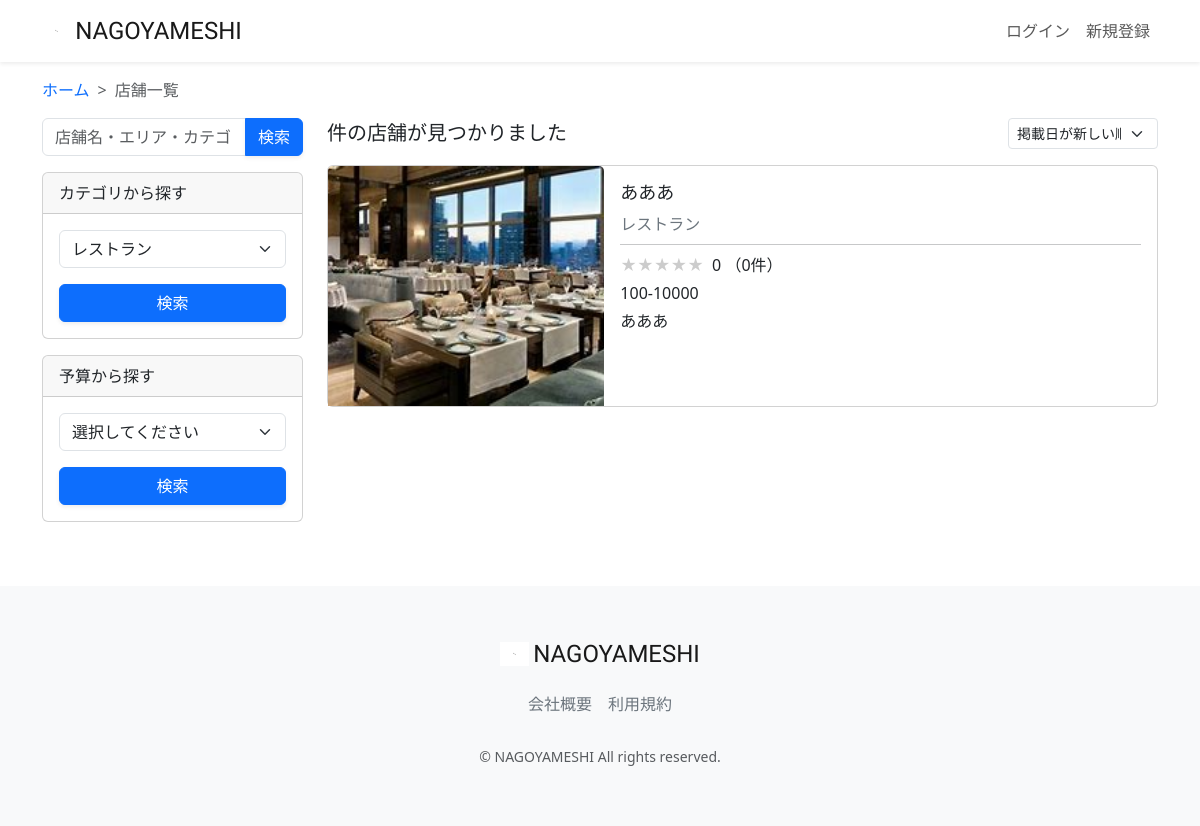
Screenshot of /restaurant-list/?category=レストラン&button_type=category with the database file from the repository.
### restaurant/models.py (models this page shows, shortened)
class Restaurant(models.Model):
    name = models.CharField(verbose_name='店舗名', max_length=64)
    description = models.CharField(verbose_name='説明', max_length=128)
    price = models.CharField(verbose_name='価格帯', max_length=32)
    zip_code = models.CharField(verbose_name='郵便番号', max_length=32)
    address = models.CharField(verbose_name='住所', max_length=128)
    business_time = models.CharField(verbose_name='営業時間', max_length=64)
    close_day_of_week = models.CharField(verbose_name='定休日', max_length=32)
    seats_number = models.CharField(verbose_name='座席数', max_length=32)
    category = models.ForeignKey(Category, verbose_name='カテゴリー', on_delete=models.PROTECT)
    rate = models.FloatField(verbose_name='レート', default=0.0)
    review_num = models.IntegerField(verbose_name='レビュー数', default=0)
    reservation_num = models.IntegerField(verbose_name='予約数', default=0)
    photo = models.ImageField(verbose_name='写真', blank=True, null=True)
    created_at = models.DateTimeField(verbose_name='作成日時', auto_now_add=True)
    updated_at = models.DateTimeField(verbose_name='更新日時', auto_now=True)
    class Meta:
        verbose_name_plural = 'Restaurant'

class Category(models.Model):
    name = models.CharField(verbose_name='カテゴリー名', max_length=64)
    photo = models.ImageField(verbose_name='写真', blank=True, null=True)
    class Meta:
        verbose_name_plural = 'Category'
    def __str__(self):
        return self.name

### restaurant/views.py (the view, shortened to what this page needs)
# urls.py: path("restaurant-list/", views.RestaurantListView.as_view(),
class RestaurantListView(generic.ListView):
    template_name = "restaurant_list.html"
    model = models.Restaurant
    def get_context_data(self, **kwargs):
        context = super(RestaurantListView, self).get_context_data(**kwargs)
        keyword = self.request.GET.get('keyword')
        category = self.request.GET.get('category')
        price = self.request.GET.get('price')
        select_sort = self.request.GET.get('select_sort')
        button_type = self.request.GET.get('button_type')
        keyword = keyword if keyword is not None else ''
        category = category if category is not None else ''
        price = price if price is not None else '0'
        select_sort = select_sort if select_sort is not None else '-created_at'
        self.request.session['select_sort'] = select_sort
        if button_type == 'keyword':
            self.request.session['keyword_session'] = keyword
            self.request.session['category_session'] = ''
            self.request.session['price_session'] = '0'
        elif button_type == 'category':
            self.request.session['category_session'] = category
            self.request.session['keyword_session'] = ''
            self.request.session['price_session'] = '0'
        elif button_type == 'price':
            self.request.session['price_session'] = price
            self.request.session['keyword_session'] = ''
            self.request.session['category_session'] = ''
        elif button_type == 'select_sort':
            self.request.session['select_sort'] = select_sort
        keyword_session = self.request.session.get('keyword_session')
        category_session = self.request.session.get('category_session')
        price_session = self.request.session.get('price_session')
        select_sort_session = self.request.session.get('select_sort')
        restaurant_list = models.Restaurant.objects.filter(
            Q(name__icontains=keyword_session) |
            Q(address__icontains=keyword_session) |
            Q(category__name__icontains=keyword_session)
        )
        restaurant_list = restaurant_list.filter(category__name__icontains=category_session)
        restaurant_list = restaurant_list.order_by(select_sort_session)
        category_list = models.Category.objects.all()
        average_rate_list = []
        average_rate_star_list = []
        rate_num_list = []
        for restaurant in restaurant_list:
            average_rate = models.Review.objects.filter(restaurant=restaurant).aggregate(Avg('rate'))
            average_rate = average_rate['rate__avg'] if average_rate['rate__avg'] is not None else 0
            average_rate_list.append(round(average_rate, 2))
            if average_rate % 1 == 0:
                average_rate = int(average_rate)
            else:
                average_rate = round(average_rate * 2) / 2
            average_rate_star_list.append(average_rate)
            rate_num = models.Review.objects.filter(restaurant=restaurant).count()
            rate_num_list.append(rate_num)
        context.update({
            'category_list': category_list,
            'keyword_session': keyword_session,
            'category_session': category_session,
            'price_session': price_session,
            'select_sort_session': select_sort_session,
            'restaurant_list': zip(restaurant_list, average_rate_list, average_rate_star_list, rate_num_list),
        })
        return context

### restaurant/templates/restaurant/restaurant_list.html (shortened to what this page needs)
{% extends "layout/base.html" %}
{% load static %}
{% block content %}
<main>
    <div class="container nagoyameshi-container pb-5">
        <div class="row justify-content-center">
            <nav class="my-3" style="--bs-breadcrumb-divider: '>';" aria-label="breadcrumb">
                <ol class="breadcrumb mb-0">
                    <li class="breadcrumb-item"><a href="{% url 'top_page' %}">ホーム</a></li>
                    <li class="breadcrumb-item active" aria-current="page">店舗一覧</li>
                </ol>
            </nav>
            <div class="col-xl-3 col-lg-4 col-md-12">
                <form method="GET" class="w-100 mb-3">
                    <div class="input-group">
                        <input type="text" class="form-control" placeholder="店舗名・エリア・カテゴリ" name="keyword" value="{% if keyword_session %}{{ keyword_session }}{% else %}""{% endif %}">
                        <button type="submit" class="btn btn-primary text-white shadow-sm">検索</button>
                    </div>
                </form>
                <div class="card mb-3">
                    <div class="card-header">カテゴリから探す</div>
                    <div class="card-body">
                        <form method="GET" class="w-100">
                            <div class="form-group mb-3">
                                <select class="form-control form-select" name="category" required>
                                    {% for category in category_list %}
                                    <option value="{{ category.name }}" {% if category_session == category.name %}selected{% endif %}>{{ category.name }}</option>
                                    {% endfor %}
                                </select>
                            </div>
                            <div class="form-group">
                                <button type="submit" class="btn btn-primary text-white shadow-sm w-100">検索</button>
                            </div>
                        </form>
                    </div>
                </div>
                <div class="card mb-3">
                    <div class="card-header">予算から探す</div>
                    <div class="card-body">
                        <form method="GET" class="w-100">
                            <div class="form-group mb-3">
                                <select class="form-control form-select" name="price" required>
                                    <option value="">選択してください</option>
                                </select>
                            </div>
                            <div class="form-group">
                                <button type="submit" class="btn btn-primary text-white shadow-sm w-100">検索</button>
                            </div>
                        </form>
                    </div>
                </div>
            </div>
            <div class="col">
                <div class="d-flex justify-content-between flex-wrap">
                    <p class="fs-5 mb-3">{{ restaurant_list.count }}件の店舗が見つかりました </p>
                    <form method="GET" class="mb-3 sort-box">
                        <select class="form-select form-select-sm" name="select_sort" aria-label=".form-select-sm example" onChange="this.form.submit();">
                            <option value="-created_at" {% if select_sort_session == "-created_at" %}selected{% endif %}>掲載日が新しい順</option>
                        </select>
                    </form>
                </div>
                {% for restaurant, rate, rate_star, rate_num in restaurant_list %}
                <div class="mb-3">
                    <a href="{% url 'restaurant_detail' restaurant.id %}" class="link-dark card-link">
                        <div class="card h-100">
                            <div class="row g-0">
                                <div class="col-md-4">
                                    {% if restaurant.photo %}
                                    <img src="{{ restaurant.photo.url }}" class="card-img-top horizontal-card-image">
                                    {% endif %}
                                </div>
                                <div class="col-md-8">
                                    <div class="card-body">
                                        <h3 class="card-title">{{ restaurant.name }}</h3>
                                        <div class="col d-flex text-secondary">
                                            <div>{{ restaurant.category }}</div>
                                        </div>
                                        <hr class="my-2">
                                        <p class="mb-1">
                                            <span class="star-rating me-1" data-rate="{{ rate_star }}"></span>
                                            {{ rate }} （{{ rate_num }}件）
                                        </p>
                                        <div class="mb-1">
                                            <span>{{ restaurant.price }}</span>
                                        </div>
                                        <p class="card-text">{{ restaurant.description }}</p>
                                    </div>
                                </div>
                            </div>
                        </div>
                    </a>
                </div>
                {% endfor %}
            </div>
        </div>
    </div>
</main>
{% endblock %}

### static/css/nagoyameshi.css (style rules this page uses)
h3 { font-size: 1.125rem; }
a { text-decoration: none !important; }
.horizontal-card-image { width: 100%; height: 240px; object-fit: cover; }
.card-link { transition: 0.3s; }
.sort-box { width: 150px; }
.star-rating { position: relative; z-index: 0; display: inline-block; white-space: nowrap; color: #CCCCCC; }
.star-rating:before, .star-rating:after { content: '★★★★★'; }
.star-rating:after { position: absolute; z-index: 1; top: 0; left: 0; overflow: hidden; white-space: nowrap; color: #F29F05; }
.star-rating[data-rate="0"]:after { width: 0%; }

### rows the page displays
Restaurant: photo (picture), name "あああ", category "レストラン", rate "0", rate_num "0", price "100-10000", description "あああ"

### other values shown
form field category "レストラン"
